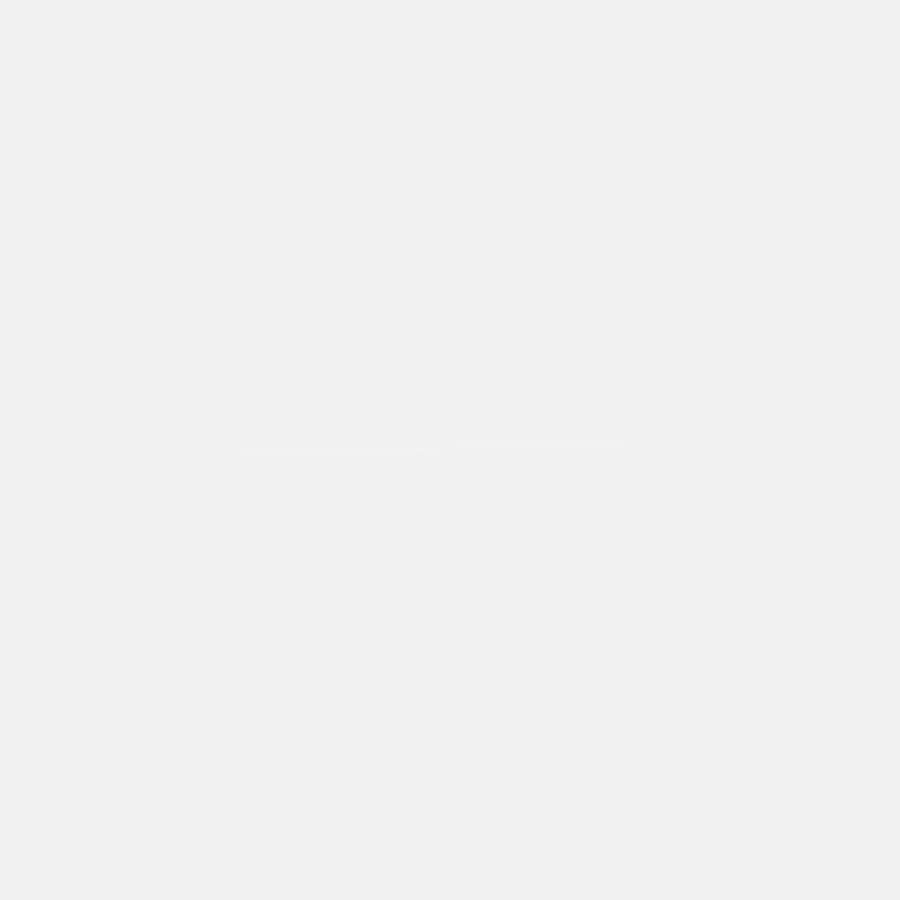
Frame 1 (no input)
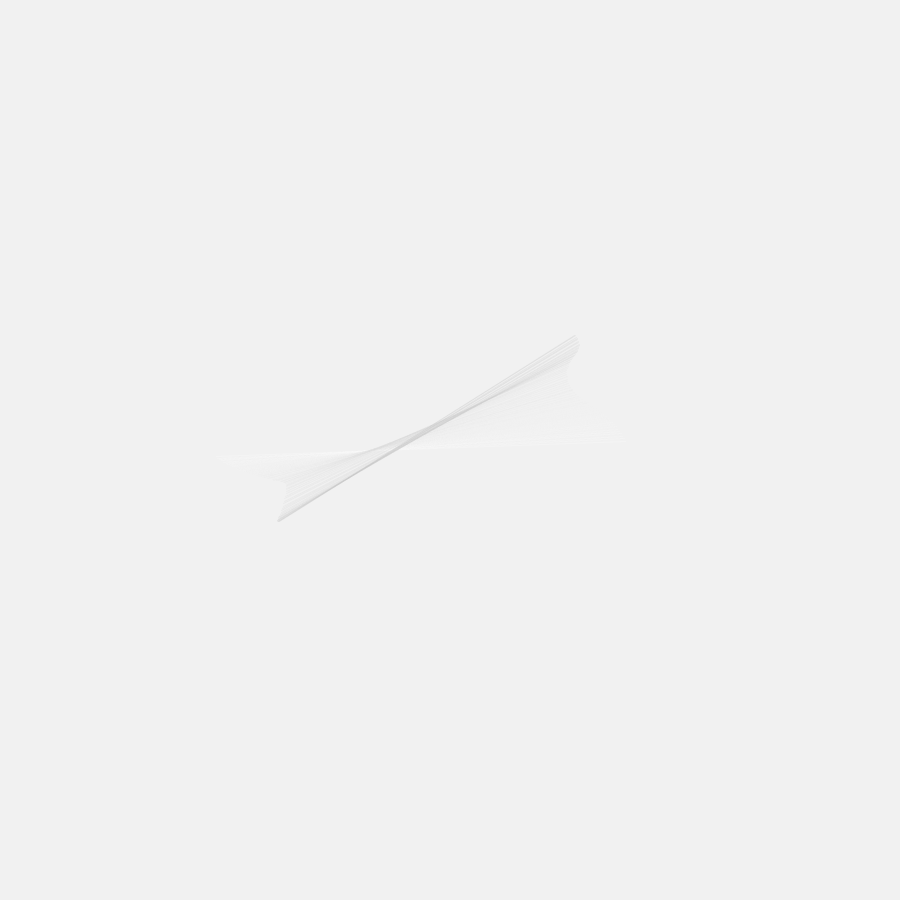
Frame 60 (the mouse pressed at the canvas centre just before this capture)
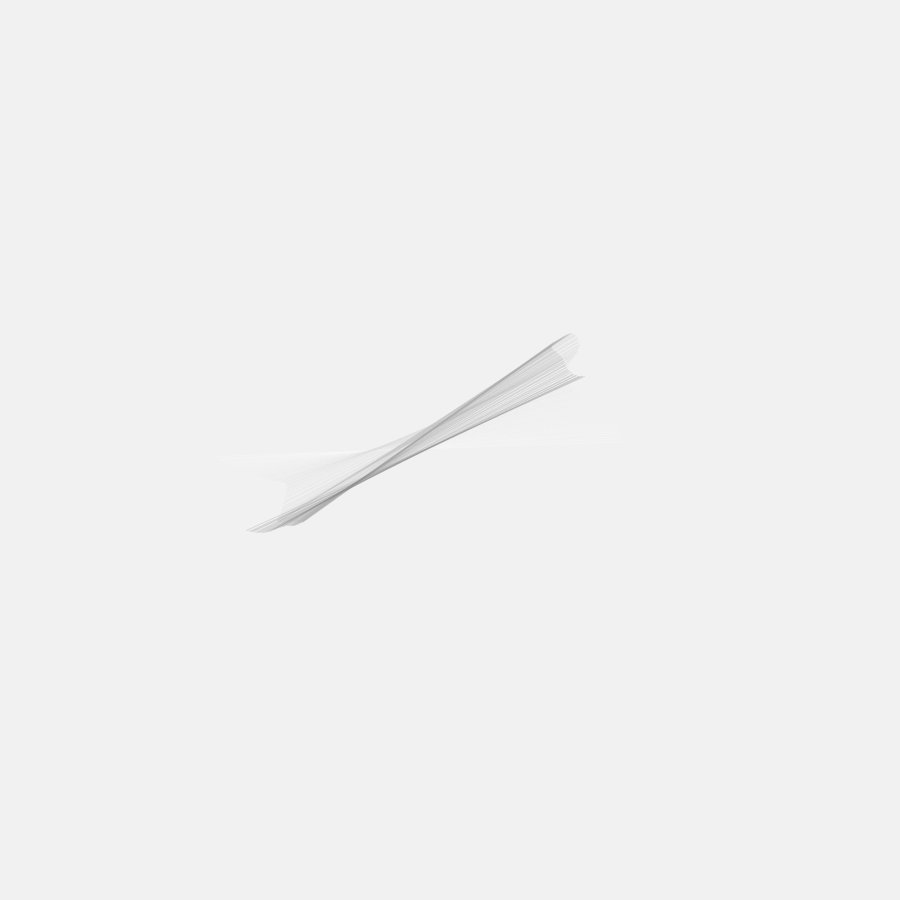
Frame 120 (the mouse held since frame 60 and released just before this capture)

The Processing sketch that drew these frames (run headless with seeded random() and noise(); from frame 60 on, the mouse is pressed at the canvas centre):

// Processing sketch: sketch_15_02_lineart
// ── sketch_15_02_lineart.pde
float angNoise, radiusNoise;
float xNoise, yNoise;
float angle = -PI/2;
float radius;
float strokeCol = 254;
int strokeChange = -1;

void setup() {
  size(900, 900);
  smooth();
  frameRate(100);
  background(#f1f1f1);
  noFill();

  angNoise = random(10);
  radiusNoise = random(10);
  xNoise = random(10);
  yNoise = random(10);
}

void draw() {

  radiusNoise += 0.005;
  radius = (noise(radiusNoise) * 550) +1;

  angNoise += 0.005;
  angle += (noise(angNoise) * 6) - 3;
  if (angle > 360) {
    angle -= 360;
  }
  if (angle < 0) {
    angle += 360;
  }

  xNoise += 0.01;
  yNoise += 0.01;
  float centerX = width/2 + (noise(xNoise) * 100) - 50;
  float centerY = height/2 + (noise(yNoise) * 100) - 50;

  float rad = radians(angle);
  float x1 = centerX + (radius * cos(rad));
  float y1 = centerY + (radius * sin(rad));

  float opprad = rad + PI;
  float x2 = centerX + (radius * cos(opprad));
  float y2 = centerY + (radius * sin(opprad));

  strokeCol += strokeChange;
  if (strokeCol > 254) {
    strokeChange = -1;
  }
  if (strokeCol < 0) {
    strokeChange = 1;
  }
  stroke(strokeCol, 60);
  strokeWeight(1);
  line(x1, y1, x2, y2);
}
